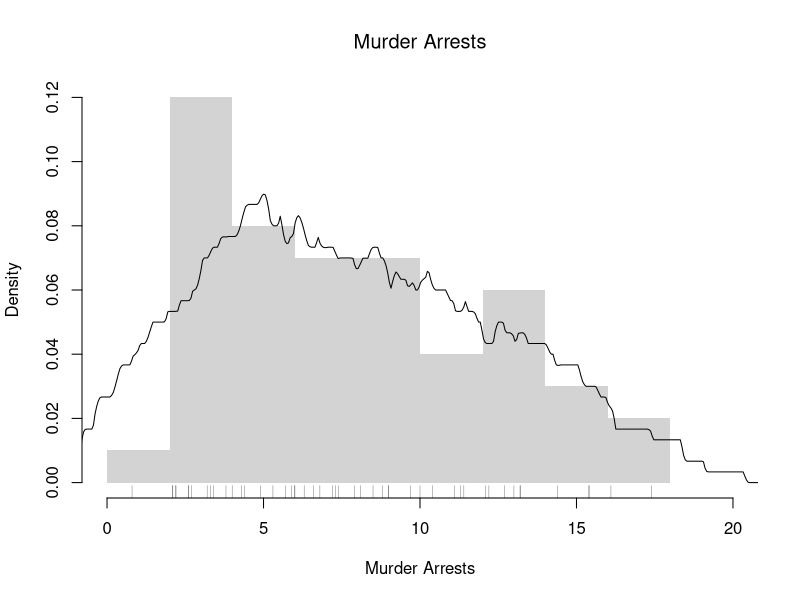
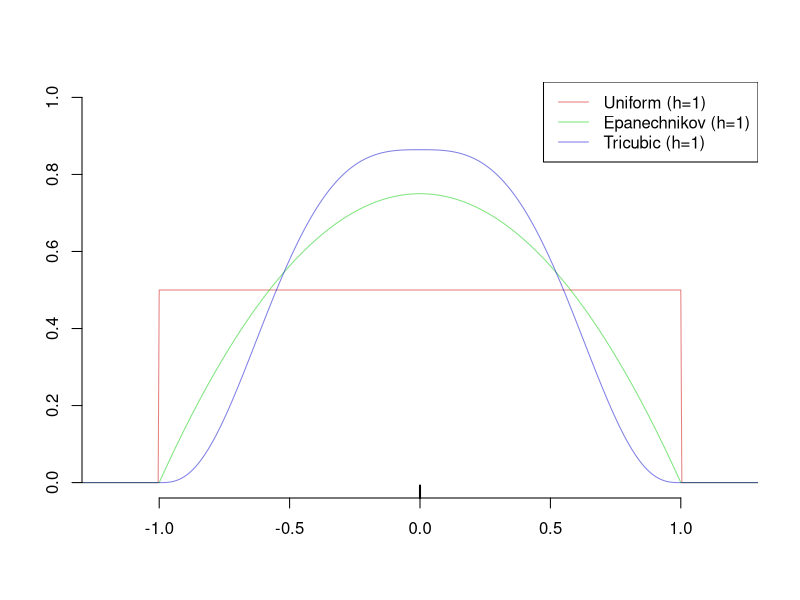
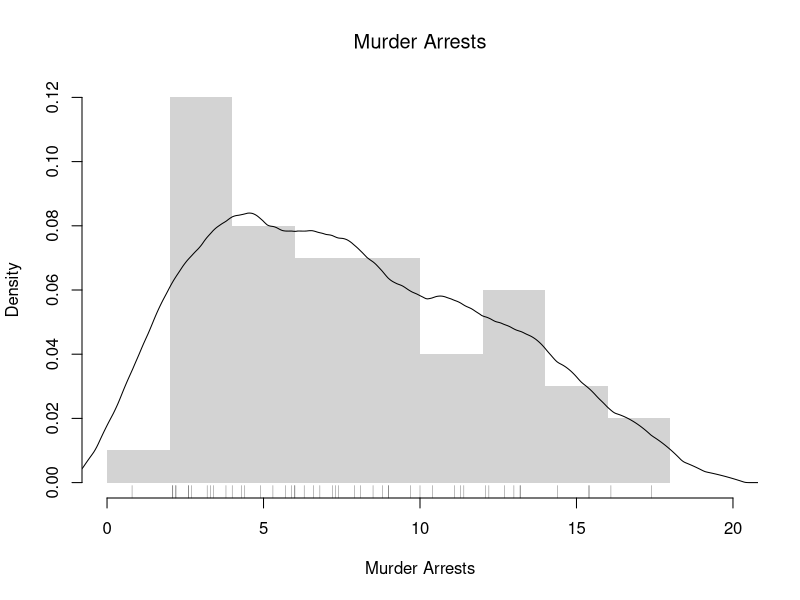
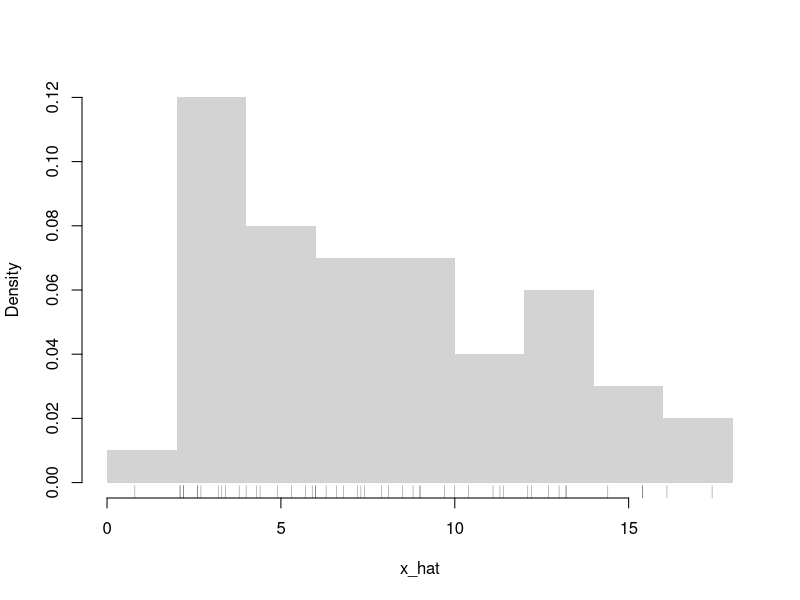
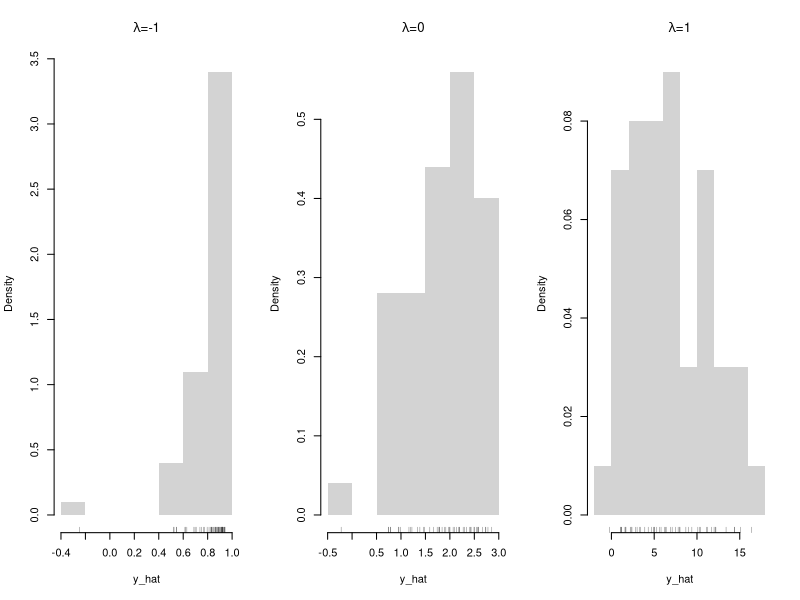
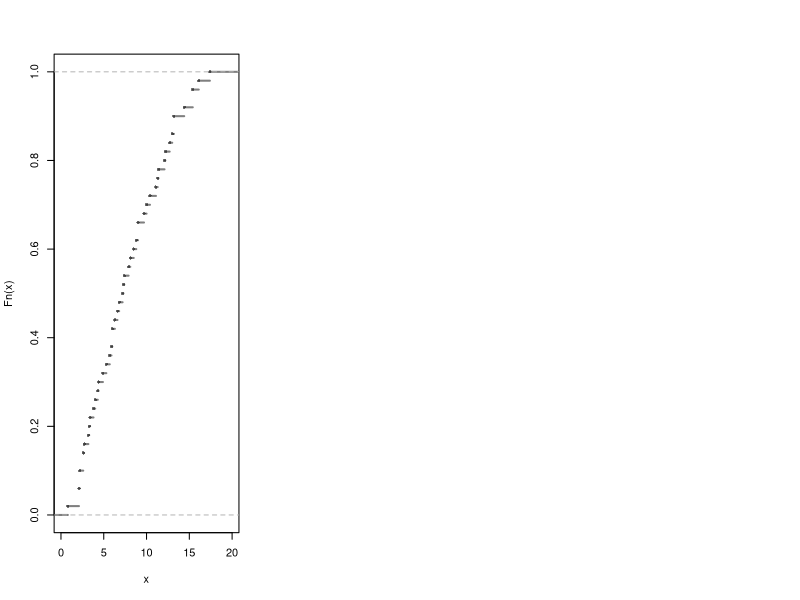

These charts were generated, in order, by the following R code:
## ---- chunk 1
# Hidden seed so every render draws the same random numbers
set.seed(1)
## ---- chunk 2
# Practical Example
x_hat <- USArrests[, 'Murder'] # lab data: murder arrests per 100,000
hist(x_hat,
    breaks=seq(0, 20, by=2), # bin width =2, so h=1
    freq=FALSE,
    border=NA,
    main=NA,
    xlab='Murder Arrests')
title('Murder Arrests', font.main=1)
# Density Estimate with half-width h=3
# 'density' reads bw as the kernel's standard deviation, so pass bw=h/sqrt(3)
h <- 3
f_hat <- density(x_hat, bw=h/sqrt(3), kernel='rectangular')
lines(f_hat)
# Raw Observations
rug(x_hat, col=grey(0, .5))
## ---- chunk 3
# Kernel Density Functions

x <- 0 # Design point
x_values <- seq(-2, 2, length.out=1001) # Where to compute weight
h <- 1 # Half-width: all three kernels are zero beyond |x_values-x| > h


plot.new()
plot.window(xlim=c(-1.2, 1.2), ylim=c(0, 1))

## Uniform/rectangular
d_unif <- function(x_values, x, h){
    u <- abs(x_values-x)/h
    fu <- 1/2*(u <= 1)
    return(fu)
}
kU <- d_unif(x_values, x, h)
kern_cols <- c(rgb(.8, 0, 0, .5), rgb(0, .8, 0, .5), rgb(0, 0, .8, .5))
lines( kU ~ x_values, col=kern_cols[1], lty=1)

## Epanechnikov
d_epan <- function(x_values, x, h){
    u <- abs(x_values-x)/h
    fu <- 3/4*(1-u^2)*(u <= 1)
    return(fu)
}
kE <- d_epan(x_values, x, h)
lines( kE ~ x_values, col=kern_cols[2], lty=1)
## Try others using the 'density' function
# 'density' reads bw as the kernel's standard deviation, not the half-width h
#kE <-  density(x=0, bw=h/sqrt(5), kernel='epanechnikov')

## Tricubic
d_tricub <- function(x_values, x, h){
    u <- abs(x_values-x)/h
    fu <- 70/81*(1-u^3)^3*(u <= 1)
    return(fu)
}
kT <- d_tricub(x_values, x, h)
lines( kT ~ x_values, col=kern_cols[3], lty=1)


rug(0, lwd=2)
axis(1)
axis(2)

legend('topright', lty=1, col=kern_cols,
    legend=c('Uniform (h=1)', 'Epanechnikov (h=1)', 'Tricubic (h=1)'))
## ---- chunk 4
# Practical Example
hist(x_hat,
    breaks=seq(0, 20, by=2), # bin width 2h=2, so h=1
    freq=FALSE,
    border=NA,
    main=NA,
    xlab='Murder Arrests')
title('Murder Arrests', font.main=1)
# Same half-width h=3 as the rectangular kernel above, but a smoother weight
# For the Epanechnikov kernel, bw=h/sqrt(5)
h <- 3
f_hat <- density(x_hat, bw=h/sqrt(5), kernel='epanechnikov')
lines(f_hat)
# Raw Observations
rug(x_hat, col=grey(0, .5))
## ---- chunk 5
x0_hat <- c(15, 20, 25) # hourly wages
y0_hat <- 1000 + 2000*x0_hat # annual earnings with a bonus
y0_hat

# mean: shifted by the bonus and scaled by the hours
mean(y0_hat)
1000 + 2000*mean(x0_hat)

# standard deviation: scaled by the hours only
sqrt(mean((y0_hat - mean(y0_hat))^2))
2000*sqrt(mean((x0_hat - mean(x0_hat))^2))
## ---- chunk 6
x0_hat <- 1:4

y_hat <- exp(x0_hat)
y_hat

z_hat <- log(y_hat)
z_hat
## ---- chunk 7
# Box–Cox transform and inverse
bc_transform <- function(x_hat, lambda) {
  if (any(x_hat <= 0)) stop('Box-Cox requires x > 0')
  if (abs(lambda) < 1e-8) log(x_hat) else (x_hat^lambda - 1)/lambda
}
bc_inverse <- function(t, lambda) {
  if (abs(lambda) < 1e-8) exp(t) else (lambda*t + 1)^(1/lambda)
}

hist(x_hat, main=NA, border=NA, freq=FALSE)
rug(x_hat, col=grey(0, .5))

par(mfrow=c(1, 3))
for(lambda in c(-1, 0, 1)){
    y_hat <- bc_transform(x_hat, lambda)
    hist(y_hat,
        main=NA,
        border=NA, freq=FALSE)
    rug(y_hat, col=grey(0, .5))
    title(bquote(paste(lambda, '=', .(lambda))), font.main=1)
}
## ---- chunk 8
# Concave: mean of the transform vs transform of the mean
mean( sqrt(x_hat) )
sqrt( mean(x_hat) )

mean( log(x_hat) )
log( mean(x_hat) )
## ---- chunk 9
# Continuous Example 1
x0_hat <- c(0.5, 1.123, 2.987, 3.654)
mean( sqrt(x0_hat) )
sqrt( mean(x0_hat) )

# Continuous Example 2
mean( log(x0_hat) )
log( mean(x0_hat) )
## ---- chunk 10
## Discrete Example
x  <- c(1, 2, 3)
px <- c(0.2, 0.5, 0.3)
population_mean_x <- sum(x * px)
population_mean_x

g  <- sqrt
g(population_mean_x)

population_mean_y <- sum(g(x) * px)
population_mean_y
## ---- chunk 11
# Convex: mean of the transform vs transform of the mean
mean( x_hat^2 )
mean( x_hat )^2
## ---- chunk 12
x0_hat <- c(1, 2, 3)
mean( exp(x0_hat) )
exp( mean(x0_hat) )
## ---- chunk 13
# Empirical Distribution
F_hat <- ecdf(x_hat)
plot(F_hat, lwd=2, xlim=c(0, 20),
    pch=16, col=grey(0, .5), main=NA)

# Generating random variables via inverse ECDF
p <- runif(3000) ## Multiple Draws
x_sim <- quantile(F_hat, p, type=1)
x_sim[c(1, 2, 3)]

## Can also do directly from the data
x_sim <- quantile(x_hat, p, type=1)
x_sim[c(1, 2, 3)]
## ---- chunk 14
# 4 random data points from 3 different distributions
runif(4)
rexp(4)
rnorm(4)
## ---- chunk 15
# Theoretical Quantile Function (from VGAM::qdagum)
qdagum <- function(p, scale.b=1, shape1.a, shape2.c) {
  # Quantile function (theoretically derived from the CDF)
  ans <- scale.b * (expm1(-log(p) / shape2.c))^(-1 / shape1.a)
  # Special known cases
  ans[p == 0] <- 0
  ans[p == 1] <- Inf
  # Safety Checks
  ans[p < 0] <- NaN
  ans[p > 1] <- NaN
  if(scale.b <= 0 | shape1.a <= 0 | shape2.c <= 0){ ans <- ans*NaN }
  # Return
  return(ans)
}

# Generate Random Variables (VGAM::rdagum)
rdagum <-function(n, scale.b=1, shape1.a, shape2.c){
    p <- runif(n) # generate random probabilities
    x_sim <- qdagum(p, scale.b=scale.b, shape1.a=shape1.a, shape2.c=shape2.c) #find the inverses
    return(x_sim)
}

# Example
x_sim <- rdagum(3000, 1, 3, 1)
x_sim[c(1, 2, 3)]
